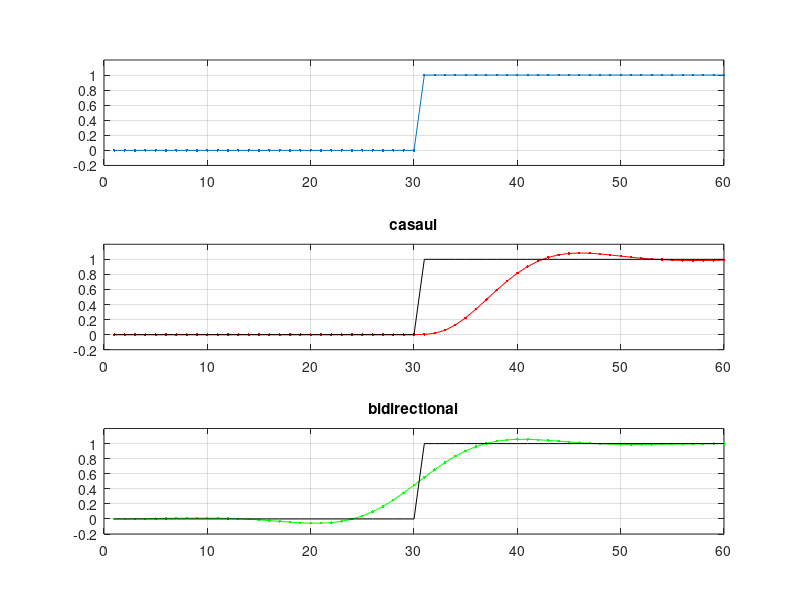

The MATLAB script that drew this image: (Note: this script raises an error after producing the figure.)
%%    PART A: design & visualizing
%___________  step-response of an IIR-filter
clear; [B,A]=butter(3,0.1);  % 3rd order LP Butterworth filter

step=[zeros(1,30) ones(1,30)]; % step-function
y1=filter(B,A,step);  % step-response
y2=filtfilt(B,A,step);  % step-response --- zero-phase distortion
figure(1),clf,subplot(3,1,1),plot(step,'.-'),grid,ylim([-0.2 1.2])
subplot(3,1,2),plot([1:60],y1,'r.-',[1:60],step,'k-'),grid,ylim([-0.2 1.2]),title('casaul')
subplot(3,1,3),plot([1:60],y2,'g.-',[1:60],step,'k-'),grid,ylim([-0.2 1.2]),title('bidirectional')

%___ Filter Visualization Tool
fvtool(B,A)


%% Part B  :   BRAINWAVES in alpha band (8-12)Hz
%%
clear,close all
load EEG_data

[B,A]= butter(3,[8 13]/(Fs/2));  %%% Translating the band limits [8-13] to normalized frequencies
fdata=filtfilt(B,A,data')';

Sensor_i=10;
figure(1),clf,subplot(1,2,1),strips(data(Sensor_i,1:100*Fs),10,Fs),xlabel('sec'),title('raw')
              subplot(1,2,2),strips(fdata(Sensor_i,1:100*Fs),10,Fs),xlabel('sec'),title('band-limited')

%%____ reminder about the Hilbert transform
 signal=fdata(3,1:1000); tt=1:1000;  
 Hsignal=hilbert(signal)  % notice the complex numbers

figure(2),clf,subplot(2,1,2),plot(tt,signal,tt,5*angle(Hsignal)+13,'r')
subplot(2,1,1),plot(tt,signal,tt,abs(Hsignal),'r')  % the signal envelope
  

%_____ Analysis of Signal-Dependency
  R=corrcoef(fdata(:,:)') ; 
figure(2),clf,subplot(1,2,1),imagesc(R),colormap(jet),colorbar,title('R(xi,xj)'),axis square   % negative correlations are missed
  subplot(1,2,2),imagesc(abs(R)),colormap(jet),colorbar,title('abs(R(xi,xj))'),axis square % both positive and negative correlations are considered
  
%____ ''order the channels''
figure(2), clf, subplot(1,2,1), plot(topoplot_data(:,1),topoplot_data(:,2),'ko','markerfacecolor','r'),axis square
                for i=1:19; text(topoplot_data(i,1),topoplot_data(i,2)+0.05,num2str(i)), end 
lsensors=[1 3 11 5 13 7 15 9]; rsensors=[2 4 12 6 14 8 16 10]; sensor_list=[lsensors,rsensors,17,18,19]
subplot(1,2,2),plot(topoplot_data(lsensors,1),topoplot_data(lsensors,2),'bo',topoplot_data(rsensors,1),topoplot_data(rsensors,2),'ro',topoplot_data(sensor_list(17:19),1),topoplot_data(sensor_list(17:19),2),'black*')
   plot(topoplot_data(lsensors,1),topoplot_data(lsensors,2),'bo-',topoplot_data(rsensors,1),topoplot_data(rsensors,2),'ro-',topoplot_data(sensor_list(17:19),1),topoplot_data(sensor_list(17:19),2),'black*-')

   %_____________  order the dependency-matrix
   Rordered=R(sensor_list',sensor_list');  
   RR=abs(Rordered); XY=topoplot_data(sensor_list',:); 
   figure(3), clf, subplot(1,2,1),imagesc(abs(R)),colorbar,title('abs(R(xi,xj))'),axis square
                    subplot(1,2,2),imagesc(RR), colormap('jet'),colorbar,title('abs( R(x[i],x[j]) )'),axis square
   
   %____ looking at the sensor-graph
   figure(4),clf, gplot(ones(19,19),XY,'-o')  % fully connected : no info about the dependencies
 
   %___ keeping the most important connections
   threshold =0.7;
   figure(4),clf, subplot(1,3,1),gplot(RR> threshold,XY,'-ok'),axis square, title('strongly connected') 
   subplot(1,3,2),plot(XY(:,1),XY(:,2),'ko'),hold, gplot(Rordered> threshold,XY,'-bo'),axis square,title('correlated') % correlated part
   subplot(1,3,3),plot(XY(:,1),XY(:,2),'ko'),hold, gplot(Rordered<- threshold,XY,'-ro'),axis square,title('anti-correlated') % anticorrelated part
  
  %____ within-hemisphere connectivity
  llist= [ones(1,8), zeros(1,11)];  LC =llist*RR*llist';
  rlist= [zeros(1,8), ones(1,8) ,zeros(1,3)];   RC=rlist*RR*rlist';
  x=(RC-LC)/((RC+LC)/2);  % assymetry index 
  

  %_____ Your Task ....
  % 1) build the assymetry index for all the brainwaves' frequency bands and compare it
  % 2) try to build and inter-hemishesperic index  and compare it across frequency bands
  % 3) perform dependency analysis using the envelope of the signal ...
  
  %  Note: information about the brainwaves' frequency-bands definition can be found here  
  % https://choosemuse.com/blog/a-deep-dive-into-brainwaves-brainwave-frequencies-explained-2/
  
  
  %Task 1)
  % Finding delta band
  clear;
  load EEG_data
  [B,A]= butter(3,[1 4]/(Fs/2));  %%% Translating the band limits [1-4] to normalized frequencies
fdata=filtfilt(B,A,data')';

Sensor_i=10;
figure(1),clf,subplot(1,2,1),strips(data(Sensor_i,1:100*Fs),10,Fs),xlabel('sec'),title('raw')
              subplot(1,2,2),strips(fdata(Sensor_i,1:100*Fs),10,Fs),xlabel('sec'),title('band-limited')

         %%____ reminder about the Hilbert transform
 signal=fdata(3,1:1000); tt=1:1000;  
 Hsignal=hilbert(signal)  % notice the complex numbers

figure(2),clf,subplot(2,1,2),plot(tt,signal,tt,5*angle(Hsignal)+13,'r')
subplot(2,1,1),plot(tt,signal,tt,abs(Hsignal),'r')  % the signal envelope
  

%_____ Analysis of Signal-Dependency
  R=corrcoef(fdata(:,:)') ; 
figure(2),clf,subplot(1,2,1),imagesc(R),colormap(jet),colorbar,title('R(xi,xj)'),axis square   % negative correlations are missed
  subplot(1,2,2),imagesc(abs(R)),colormap(jet),colorbar,title('abs(R(xi,xj))'),axis square % both positive and negative correlations are considered
  
%____ ''order the channels''
figure(2), clf, subplot(1,2,1), plot(topoplot_data(:,1),topoplot_data(:,2),'ko','markerfacecolor','r'),axis square
                for i=1:19; text(topoplot_data(i,1),topoplot_data(i,2)+0.05,num2str(i)), end 
lsensors=[1 3 11 5 13 7 15 9]; rsensors=[2 4 12 6 14 8 16 10]; sensor_list=[lsensors,rsensors,17,18,19]
subplot(1,2,2),plot(topoplot_data(lsensors,1),topoplot_data(lsensors,2),'bo',topoplot_data(rsensors,1),topoplot_data(rsensors,2),'ro',topoplot_data(sensor_list(17:19),1),topoplot_data(sensor_list(17:19),2),'black*')
   plot(topoplot_data(lsensors,1),topoplot_data(lsensors,2),'bo-',topoplot_data(rsensors,1),topoplot_data(rsensors,2),'ro-',topoplot_data(sensor_list(17:19),1),topoplot_data(sensor_list(17:19),2),'black*-')

   %_____________  order the dependency-matrix
   Rordered=R(sensor_list',sensor_list');  
   RR=abs(Rordered); XY=topoplot_data(sensor_list',:); 
   figure(3), clf, subplot(1,2,1),imagesc(abs(R)),colorbar,title('abs(R(xi,xj))'),axis square
                    subplot(1,2,2),imagesc(RR), colormap('jet'),colorbar,title('abs( R(x[i],x[j]) )'),axis square
   
   %____ looking at the sensor-graph
   figure(4),clf, gplot(ones(19,19),XY,'-o')  % fully connected : no info about the dependencies
 
   %___ keeping the most important connections
   threshold =0.7;
   figure(4),clf, subplot(1,3,1),gplot(RR> threshold,XY,'-ok'),axis square, title('strongly connected') 
   subplot(1,3,2),plot(XY(:,1),XY(:,2),'ko'),hold, gplot(Rordered> threshold,XY,'-bo'),axis square,title('correlated') % correlated part
   subplot(1,3,3),plot(XY(:,1),XY(:,2),'ko'),hold, gplot(Rordered<- threshold,XY,'-ro'),axis square,title('anti-correlated') % anticorrelated part
  
  %____ within-hemisphere connectivity
  llist= [ones(1,8), zeros(1,11)];  LC =llist*RR*llist';
  rlist= [zeros(1,8), ones(1,8) ,zeros(1,3)];   RC=rlist*RR*rlist';
  x=(RC-LC)/((RC+LC)/2);  % assymetry index 
  
              
 %Finding theta band
 clear;
  load EEG_data
  [B,A]= butter(3,[4 8]/(Fs/2));  %%% Translating the band limits [4-8] to normalized frequencies
fdata=filtfilt(B,A,data')';

Sensor_i=10;
figure(1),clf,subplot(1,2,1),strips(data(Sensor_i,1:100*Fs),10,Fs),xlabel('sec'),title('raw')
              subplot(1,2,2),strips(fdata(Sensor_i,1:100*Fs),10,Fs),xlabel('sec'),title('band-limited')

              
              
   
 %Finding beta band             
 clear;
  load EEG_data
  [B,A]= butter(3,[13 30]/(Fs/2));  %%% Translating the band limits [13-30] to normalized frequencies
fdata=filtfilt(B,A,data')';

Sensor_i=10;
figure(1),clf,subplot(1,2,1),strips(data(Sensor_i,1:100*Fs),10,Fs),xlabel('sec'),title('raw')
              subplot(1,2,2),strips(fdata(Sensor_i,1:100*Fs),10,Fs),xlabel('sec'),title('band-limited')

              
              
              
 %Finding gamma band      
 clear;
  load EEG_data
  [B,A]= butter(3,[30 45]/(Fs/2));  %%% Translating the band limits [30-45] to normalized frequencies
fdata=filtfilt(B,A,data')';

Sensor_i=10;
figure(1),clf,subplot(1,2,1),strips(data(Sensor_i,1:100*Fs),10,Fs),xlabel('sec'),title('raw')
              subplot(1,2,2),strips(fdata(Sensor_i,1:100*Fs),10,Fs),xlabel('sec'),title('band-limited')
